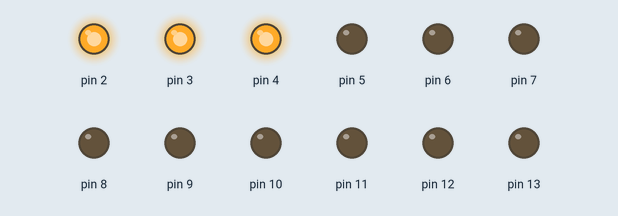
A sketch run on a simulated Arduino Uno, built with avr-gcc and run on an emulated ATmega328P. Parts: output pins drawn as LEDs (lit = HIGH).

Above: at 0.05 s.
At 0.45 s:
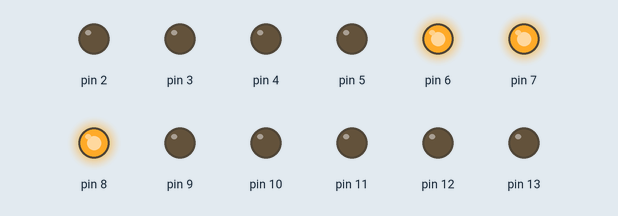
At 0.95 s:
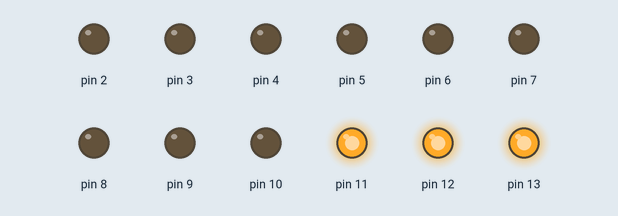
At 1.85 s:
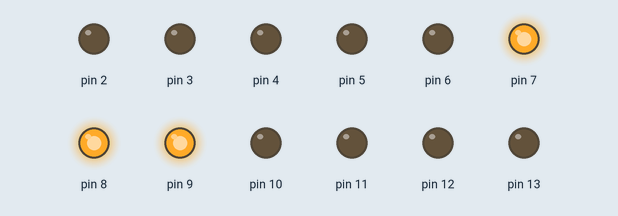
At 3.6 s:
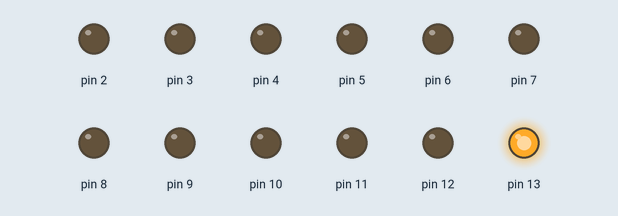
At 5.45 s:
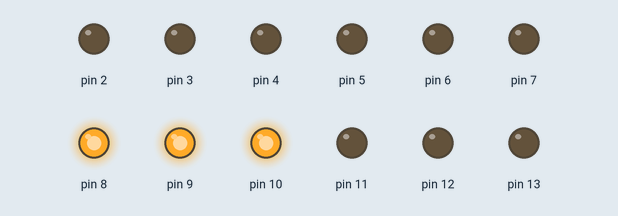
Timing chart, 0 to 5.8 s (numbered marks = the images above):
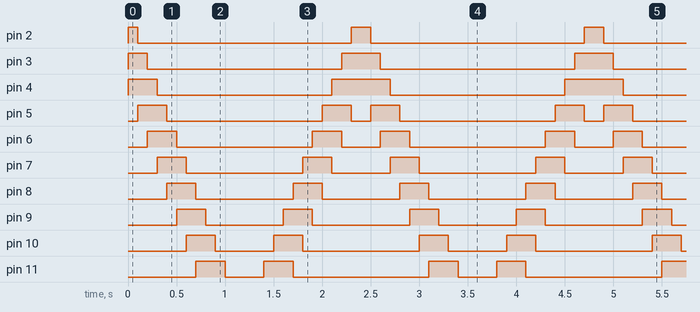

The sketch:

Pr_8_KnightRider.ino
```cpp
//Knight Rider
void setup() {
 pinMode(2,OUTPUT);
 pinMode(3,OUTPUT);
 pinMode(4,OUTPUT);
 pinMode(5,OUTPUT);
 pinMode(6,OUTPUT);
 pinMode(7,OUTPUT);
 pinMode(8,OUTPUT);
 pinMode(9,OUTPUT);
 pinMode(10,OUTPUT);
 pinMode(11,OUTPUT);
 pinMode(12,OUTPUT);
 pinMode(13,OUTPUT);
}

void loop() {
  for(int i = 2;i<=13;i++){
    digitalWrite(i,HIGH);
    digitalWrite(i+1,HIGH);
    digitalWrite(i+2,HIGH);
    delay(100);
    digitalWrite(i,LOW);
    digitalWrite(i+1,LOW);
    digitalWrite(i+2,LOW);
  }
   for(int i=13;i>=2;i--){
    digitalWrite(i,HIGH);
    digitalWrite(i+1,HIGH);
    digitalWrite(i+2,HIGH);
    delay(100);
    digitalWrite(i,LOW);
    digitalWrite(i+1,LOW);
    digitalWrite(i+2,LOW);
  }
}
```

Measured:
- by itself, pin 2: repeats every 2.4 s: LOW 2.2 s, HIGH 0.20 s
- by itself, pin 3: repeats every 2.4 s: LOW 2.0 s, HIGH 0.40 s
- by itself, pin 4: repeats every 2.4 s: LOW 1.8 s, HIGH 0.60 s
- by itself, pin 5: repeats every 2.4 s: LOW 1.6 s, HIGH 0.30 s, LOW 0.20 s, HIGH 0.30 s
- by itself, pin 6: repeats every 2.4 s: LOW 1.4 s, HIGH 0.30 s, LOW 0.40 s, HIGH 0.30 s
- by itself, pin 7: repeats every 2.4 s: LOW 1.2 s, HIGH 0.30 s, LOW 0.60 s, HIGH 0.30 s
- by itself, pin 8: repeats every 2.4 s: LOW 1.0 s, HIGH 0.30 s, LOW 0.80 s, HIGH 0.30 s
- by itself, pin 9: repeats every 2.4 s: LOW 0.80 s, HIGH 0.30 s, LOW 1.0 s, HIGH 0.30 s
